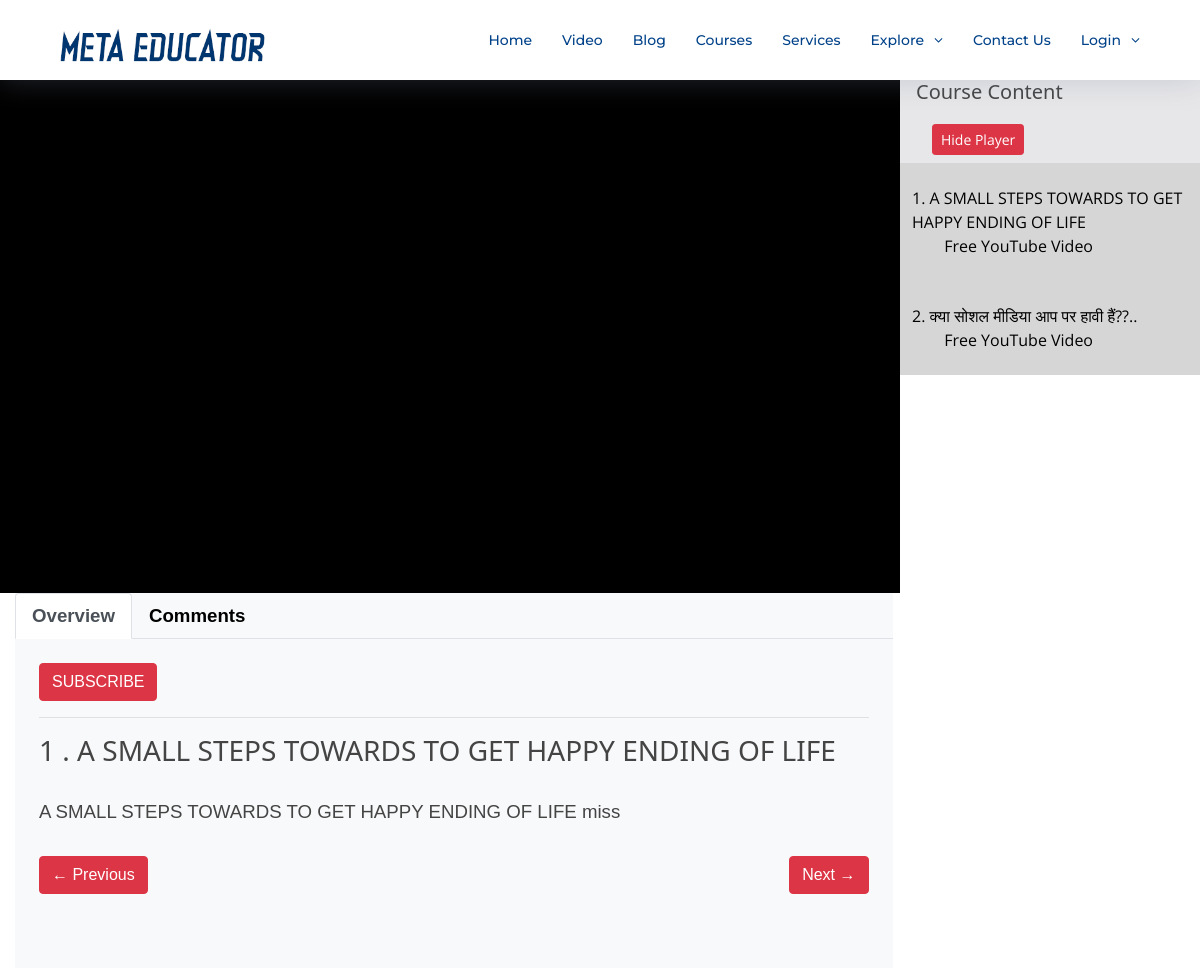
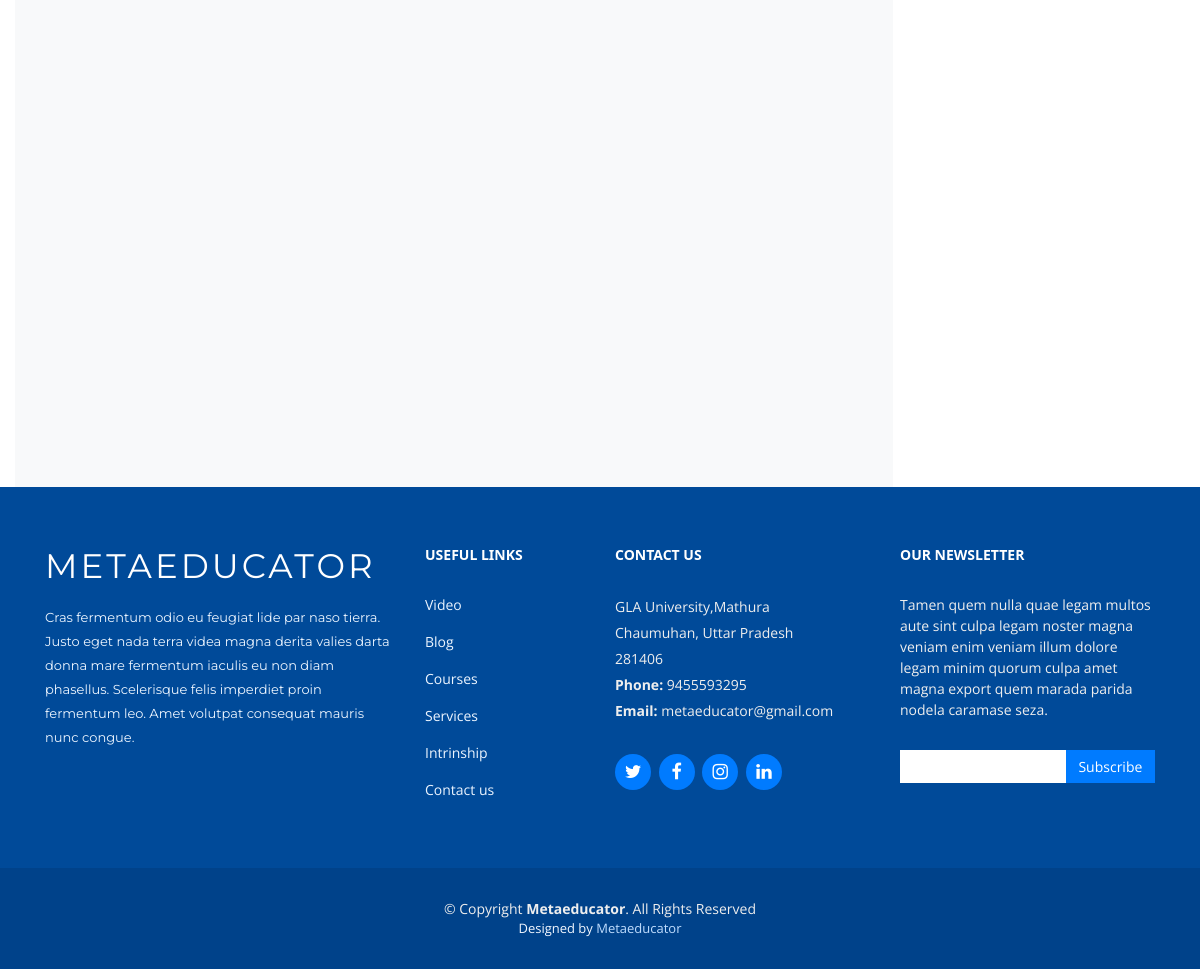
The page /playvideo/INDIAN-ARMY-1 on the database its author committed (2 pictures, top to bottom).
### youtube/models.py (models this page shows, shortened)
class Video(models.Model):
    sno = models.AutoField(primary_key=True)
    video_title = models.CharField(max_length=300)
    video_desc = models.TextField()
    playlist_title = models.CharField(max_length=200, default="")
    slug=models.CharField(max_length=250,unique=True,default="")
    video_link=models.CharField(max_length=250,unique=True,default="")
    numbe=models.IntegerField(default="0")

### youtube/views.py (the view)
# urls.py: path('playvideo/<str:slug>', views.Watchvideo, name='Watchvideo'),
def Watchvideo(request,slug):
    watchvideo = Video.objects.filter(slug=slug).first()
    allwatchvideo = Video.objects.all()
    num=watchvideo.numbe
    watchvid = Video.objects.all()
    ytlist= watchvideo.playlist_title
    ytslug= watchvideo.slug
    res = ''.join([i for i in ytslug if not i.isdigit()])
    allwatchvideo=[]
    catprods= watchvid.values('playlist_title', 'sno')
    cats= {item["playlist_title"] for item in catprods}
    for cat in cats:
        if cat==ytlist:
            prod=watchvid.filter(playlist_title=cat)
            allwatchvideo.append(prod)
    i = sum( [ len(listElem) for listElem in allwatchvideo])
    comments = videocomment.objects.filter(video=watchvideo , parant=None)
    replies = videocomment.objects.filter(video=watchvideo).exclude(parant=None)
    replyDict = { }
    for reply in replies:
        if reply.parant.sno not in replyDict.keys():
            replyDict[reply.parant.sno] = [reply]
        else:
            replyDict[reply.parant.sno].append(reply)
    if num==1:
        next= res + str(2)
        prev=res + str(1)
    elif num==i:
        prev=res  + str(num - 1)
        next=res + str(num)
    else :
        prev= res  + str(num - 1)
        next= res + str(num + 1)
    context={'allwatchvideo':allwatchvideo,'watchvideo':watchvideo,'comments':comments,'user':request.user, 'replyDict':replyDict,'prev':prev,'next':next}
    return render(request,'video/playvideo.html',context)

### youtube/templatestags/extra.py (called while the page is built)
@register.filter(name='get_var')
def get_val(dict, key):
    return dict.get(key)

### templates/video/playvideo.html (shortened to what this page needs)
{%  extends 'base.html' %}
{% block body %}
{% load extra  %}
{% block css %}
{% load static %}
<link href="/static/css/blogpost/prism.css" rel="stylesheet">
{% endblock css %}
<br>
<br>
<br>
<div class="container-fluid">
    <div class="row" id="sticky-d">
        <div class="col-md-9 bg-black px-0" id="video-box">
            <div class="container videoContainer embed-responsive embed-responsive-16by9 px-3">
                <iframe class="embed-responsive-item" src="{{watchvideo.video_link}}" allowfullscreen></iframe>
            </div>
            <hr>
        </div>
        <div class="col-md-3 px-0" id="course-content-box">
            <div class="row mx-0 py-2 px-3 bg-lgrey">
                <h5> Course Content</h5>
                <button id="togglePlayer" class="btn btn-sm btn-danger mx-3">Hide Player</button>
            </div>
            <div id="content-box">
                <ul class="content-holder">
                    {% for dict in allwatchvideo %}
                    {% for videos in dict %}
                    <a href="{{videos.slug}}">
                        <li class="content-holder-item  active ">{{videos.numbe}}.
                            {{videos.video_title}}
                            <div class="mx-3">
                                <i class="far fa-play-circle"></i> Free YouTube Video
                            </div>
                        </li>
                    </a>
                    {% endfor %}
                    {% endfor %}
                </ul>
            </div>
        </div>
    </div>
    <div class="col-md-9 bg-black px-0" id="video-box2">
        <div class="other bg-light">
            <ul class="nav nav-tabs" id="myTab" role="tablist">
                <li class="nav-item" role="presentation">
                    <a class="nav-link active" id="overview-tab" data-toggle="tab" href="#overview" role="tab"
                        aria-controls="overview" aria-selected="true">Overview</a>
                </li>
                <li class="nav-item" role="presentation">
                    <a class="nav-link" id="qna-tab" data-toggle="tab" href="#qna" role="tab" aria-controls="qna"
                        aria-selected="false">Comments</a>
                </li>
            </ul>
            <div class="tab-content" id="myTabContent">
                <div class="tab-pane fade show mx-4 mt-3 active" id="overview" role="tabpanel"
                    aria-labelledby="overview-tab">
                    <div class="container clearfix py-2 px-0">
                        <a target="_blank" href="https://www.youtube.com/channel/UClqeB8qhY7k0Yaw6KIQI3dg/featured"
                            class="btn btn-danger ">SUBSCRIBE</a>
                        <hr>
                        <h3 class="mb-3">
                            {{watchvideo.numbe}} . {{watchvideo.video_title}}
                        </h3>
                        {{watchvideo.video_desc|safe}}
                        <div class="my-4 d-flex justify-content-between">
                            <a class="btn btn-danger" href="{{prev}}">&larr; Previous </a>
                            <a class="btn btn-danger" href="{{next}}">Next &rarr;</a>
                        </div>
                    </div>
                </div>
                            {% load humanize %}
            </div>
        </div>
    </div>
</div>
{% endblock body %}

### static/base/css/style.css (style rules this page uses)
body { background: #fff; color: #444; font-family: "Open Sans", sans-serif; }
a { color: #007bff; transition: 0.5s; }
p { padding: 0; margin: 0 0 30px 0; }
h1, h2, h3, h4, h5, h6 { font-family: "Montserrat", sans-serif; font-weight: 400; margin: 0 0 20px 0; padding: 0; }

### templates/video/playvideo.html (style rules this page uses)
.content-holder { list-style: none; padding: 0; }
.content-holder a { color: black; text-decoration: none; }
.content-holder-item { padding: 23px 12px; font-size: 16px; }
li.active { background-color: rgb(214, 214, 214); }
.bg-black { background-color: black; }
#content-box { max-height: 85vh; overflow-y: scroll; }
#course-content-box { align-self: flex-start; height: 20px; position: sticky; top: 0; }
.bg-lgrey { background-color: rgb(231, 231, 233); }
.tab-pane { min-height: 344px; }
.nav-link { font-weight: bold; color: black }
#video-box2 { font-size: 14pt; font-family: helvetica; }
#video-box2 h6, h5, h4, h2, h3, h1 { font-family: "Segoe UI", Roboto, "Helvetica Neue", Arial, "Noto Sans", sans-serif, "Apple Color Emoji", "Segoe UI Emoji", "Segoe UI Symbol", "Noto Color Emoji"; }
.tab-pane { min-height: 100vh; }

### rows shown on the page
Video: numbe "1", video_title "A SMALL STEPS TOWARDS TO GET HAPPY ENDING OF LIFE", video_desc "A SMALL STEPS TOWARDS TO GET HAPPY ENDING OF LIFE miss"
Video: numbe "2", video_title "क्या सोशल मीडिया आप पर हावी हैं??.."
